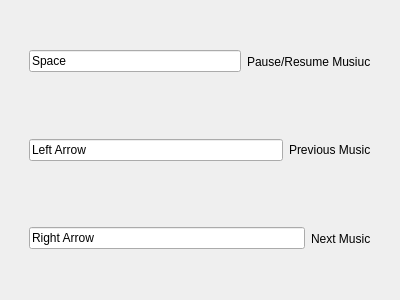
<?xml version="1.0" encoding="UTF-8"?>
<ui version="4.0">
 <class>HotKeys</class>
 <widget class="QWidget" name="HotKeys">
  <property name="geometry">
   <rect>
    <x>0</x>
    <y>0</y>
    <width>400</width>
    <height>300</height>
   </rect>
  </property>
  <property name="windowTitle">
   <string>Form</string>
  </property>
  <property name="windowIcon">
   <iconset resource="res.qrc">
    <normaloff>:/Images/MusicIcon.png</normaloff>:/Images/MusicIcon.png</iconset>
  </property>
  <layout class="QHBoxLayout" name="horizontalLayout_4">
   <item>
    <widget class="QWidget" name="widget_4" native="true">
     <layout class="QVBoxLayout" name="verticalLayout">
      <item>
       <widget class="QWidget" name="widget" native="true">
        <layout class="QHBoxLayout" name="horizontalLayout">
         <item>
          <widget class="QLineEdit" name="lineEdit">
           <property name="text">
            <string>Space</string>
           </property>
           <property name="readOnly">
            <bool>true</bool>
           </property>
          </widget>
         </item>
         <item>
          <widget class="QLabel" name="label">
           <property name="text">
            <string>Pause/Resume Musiuc</string>
           </property>
          </widget>
         </item>
        </layout>
       </widget>
      </item>
      <item>
       <widget class="QWidget" name="widget_2" native="true">
        <layout class="QHBoxLayout" name="horizontalLayout_2">
         <item>
          <widget class="QLineEdit" name="lineEdit_2">
           <property name="text">
            <string>Left Arrow</string>
           </property>
           <property name="readOnly">
            <bool>true</bool>
           </property>
          </widget>
         </item>
         <item>
          <widget class="QLabel" name="label_2">
           <property name="text">
            <string>Previous Music</string>
           </property>
          </widget>
         </item>
        </layout>
       </widget>
      </item>
      <item>
       <widget class="QWidget" name="widget_3" native="true">
        <layout class="QHBoxLayout" name="horizontalLayout_3">
         <item>
          <widget class="QLineEdit" name="lineEdit_3">
           <property name="text">
            <string>Right Arrow</string>
           </property>
          </widget>
         </item>
         <item>
          <widget class="QLabel" name="label_3">
           <property name="text">
            <string>Next Music</string>
           </property>
          </widget>
         </item>
        </layout>
       </widget>
      </item>
     </layout>
    </widget>
   </item>
  </layout>
 </widget>
 <resources>
  <include location="res.qrc"/>
 </resources>
 <connections/>
</ui>
